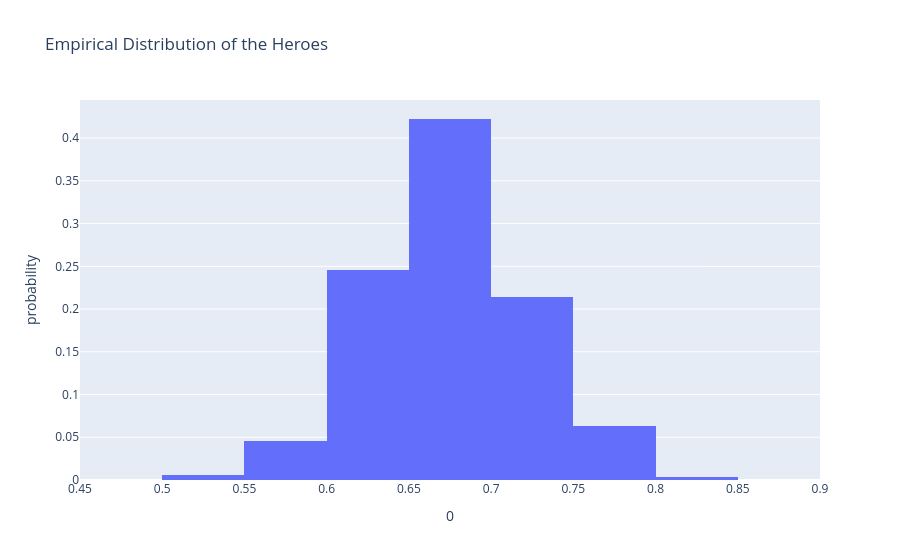

Source (notebook cell):
### Code cell
# Part 3 - simulate_bhbe_null
# Calculate the number of bhbe heroes
num_bhbe_heroes = bhbe_col(heroes).sum()
# Calculate the overall proportion of good heroes for simulation
prop_good = (heroes['Alignment'] == 'good').mean()
# Simulate the null distribution -> multinomial distribution of the regular distribution of good vs. not good to see if the bhbe heroes align with that
simulated_stats = np.random.multinomial(num_bhbe_heroes, [prop_good, 1 - prop_good], size = N)[:, 0] / num_bhbe_heroes
fig = px.histogram(pd.DataFrame(simulated_stats), x=0, nbins=20, histnorm='probability', 
                title='Empirical Distribution of the Heroes')
fig

### Figure 1 — Plotly figure (JSON) as saved in the notebook; plotly's stock layout.template omitted (floating-point values rounded to 4 significant figures; data arrays with more than 128 entries replaced by an {"elided": "..."} marker saying what was removed)
{"data": [{"alignmentgroup": "True", "bingroup": "x", "histnorm": "probability", "hovertemplate": "0=%{x}<br>probability=%{y}<extra></extra>", "legendgroup": "", "marker": {"color": "#636efa", "pattern": {"shape": ""}}, "name": "", "nbinsx": 20, "offsetgroup": "", "orientation": "v", "showlegend": false, "type": "histogram", "x": {"elided": "100000 float values"}, "xaxis": "x", "yaxis": "y"}], "layout": {"barmode": "relative", "legend": {"tracegroupgap": 0}, "title": {"text": "Empirical Distribution of the Heroes"}, "xaxis": {"anchor": "y", "domain": [0, 1], "title": {"text": "0"}}, "yaxis": {"anchor": "x", "domain": [0, 1], "title": {"text": "probability"}}}}
